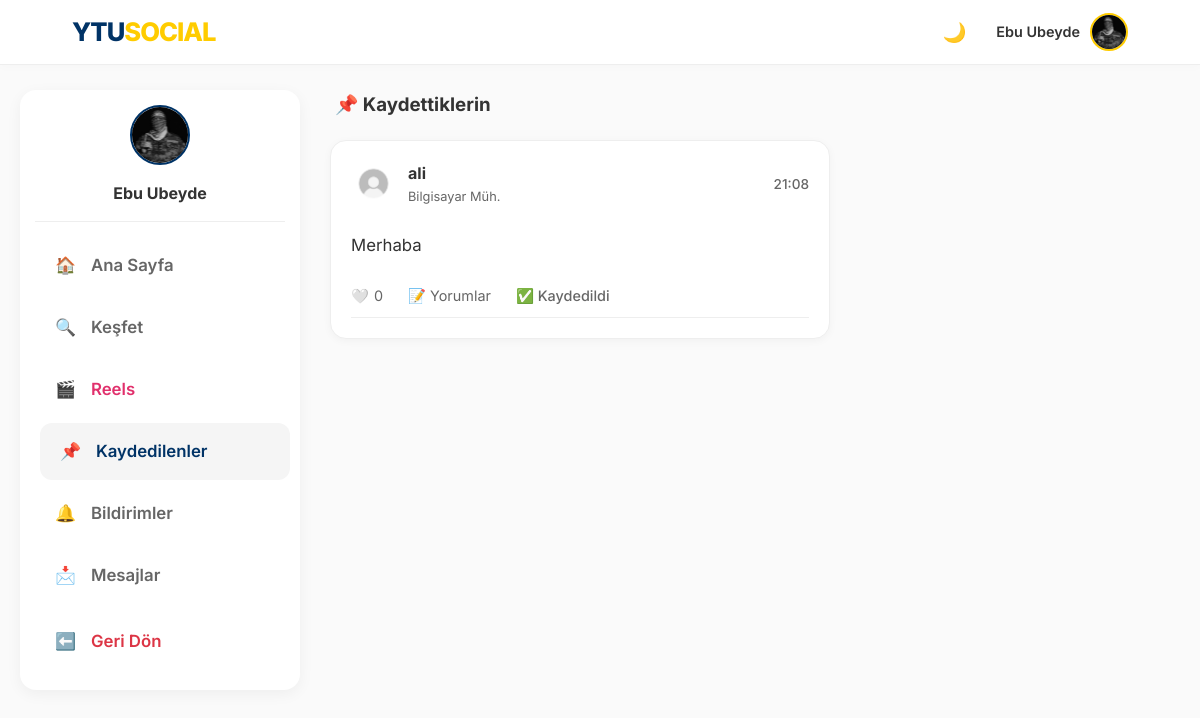
The app's page /saved (signed in) with its own data.
### app.py (models this page shows, shortened)
class User(UserMixin, db.Model):
    id = db.Column(db.Integer, primary_key=True)
    email = db.Column(db.String(120), unique=True, nullable=False)
    password = db.Column(db.String(200), nullable=False)
    username = db.Column(db.String(50), nullable=True)
    handle = db.Column(db.String(30), unique=True, nullable=True)
    stories = db.relationship('Story', backref='author', lazy=True)
    is_admin = db.Column(db.Boolean, default=False)
    department = db.Column(db.String(100), nullable=True)
    score = db.Column(db.Integer, default=0)
    bio = db.Column(db.String(200), nullable=True)
    profile_pic = db.Column(db.String(200), default='img/default_avatar.png')
    is_verified = db.Column(db.Boolean, default=False)
    otp_code = db.Column(db.String(6))
    ban_expiration = db.Column(db.DateTime, nullable=True)
    is_banned = db.Column(db.Boolean, default=False)
    posts = db.relationship('Post', backref='author', lazy=True)
    image_file = db.Column(db.String(20), nullable=True)
    comments = db.relationship('Comment', backref='author', lazy=True)
    messages_sent = db.relationship('Message', foreign_keys='Message.sender_id', backref='sender', lazy='dynamic')
    messages_received = db.relationship('Message', foreign_keys='Message.recipient_id', backref='recipient', lazy='dynamic')
    saved_posts = db.relationship('SavedPost', back_populates='user', lazy=True, cascade="all, delete-orphan")
    followed = db.relationship(
        'User', secondary=followers,
        primaryjoin=(followers.c.follower_id == id),
        secondaryjoin=(followers.c.followed_id == id),
        backref=db.backref('followers', lazy='dynamic'), lazy='dynamic'
    )

class Post(db.Model):
    id = db.Column(db.Integer, primary_key=True)
    content = db.Column(db.Text, nullable=True)
    poll = db.relationship('Poll', uselist=False, backref='post', cascade="all, delete-orphan")
    date_posted = db.Column(db.DateTime, nullable=False, default=get_turkey_time)
    image_file = db.Column(db.String(50), nullable=True)
    user_id = db.Column(db.Integer, db.ForeignKey('user.id'), nullable=False)
    liked_by = db.relationship('User', secondary=likes, backref=db.backref('liked_posts', lazy='dynamic'))
    comments = db.relationship('Comment', backref='post', lazy=True, cascade="all, delete-orphan")
    repost_of_id = db.Column(db.Integer, db.ForeignKey('post.id'), nullable=True)
    repost_of = db.relationship('Post', remote_side=[id], backref=db.backref('reposts', cascade='all, delete-orphan'))
    report_count = db.Column(db.Integer, default=0)

### app.py (the view)
@app.route('/saved')
@login_required
def saved_posts_list():
    posts = [saved.post for saved in current_user.saved_posts]
    posts.reverse()
    return render_template('saved_posts.html', posts=posts)

### app.py (called while the page is built)
@login_manager.user_loader
def load_user(user_id):
    return User.query.get(int(user_id))

@app.before_request
def check_ban():
    if current_user.is_authenticated:
        if current_user.is_banned or (current_user.ban_expiration and current_user.ban_expiration > datetime.now()):
            if request.endpoint not in ['logout', 'static', 'login']:
                logout_user()
                flash("🚫 Hesabınız yasaklandı veya uzaklaştırıldı.", "danger")
                return redirect(url_for('login'))

def get_trending_hashtags():
    posts = Post.query.with_entities(Post.content).all()
    hashtags = {}
    for post in posts:
        if post.content:
            found_tags = re.findall(r"#(\w+)", post.content.lower())
            for tag in found_tags:
                hashtags[tag] = hashtags.get(tag, 0) + 1
    sorted_tags = sorted(hashtags.items(), key=lambda x: x[1], reverse=True)
    return sorted_tags[:5]

@app.context_processor
def inject_global_data():
    trending = get_trending_hashtags()
    suggested = []
    if current_user.is_authenticated:
        followed_ids = [u.id for u in current_user.followed]
        followed_ids.append(current_user.id)
        suggested = User.query.filter(~User.id.in_(followed_ids)).order_by(db.func.random()).limit(5).all()
    return dict(trending_tags=trending, suggested_users=suggested)

@app.context_processor
def inject_notifications():
    if current_user.is_authenticated:
        notif_count = Notification.query.filter_by(user_id=current_user.id, is_read=False).count()
        msg_count = Message.query.filter_by(recipient_id=current_user.id, is_read=False).count()
        return dict(unread_count=notif_count, unread_msg_count=msg_count, online_users=list(ONLINE_USERS))
    return dict(unread_count=0, unread_msg_count=0, online_users=[])

@app.before_request
def start_timer():
    g.start = time.time()

@app.after_request
def log_response(response):
    if hasattr(g, 'start'):
        now = time.time()
        duration = round(now - g.start, 4)
        print(f"--- Sayfa Yükleme: {duration}s ---")
    return response

### templates/saved_posts.html (shortened to what this page needs)
<!DOCTYPE html>
<html lang="tr">
<head>
    <link rel="stylesheet" href="/static/style.css">
</head>
<body>
    {% include 'navbar_partial.html' ignore missing %}
    <div class="main-layout">
        <aside class="left-sidebar sticky-sidebar">
            <div class="club-card" style="border: none; padding: 15px;">
                <div style="text-align: center; margin-bottom: 15px; border-bottom: 1px solid var(--border-color); padding-bottom: 15px;">
                    <img src="/static/{{ current_user.profile_pic }}" style="width: 60px; height: 60px; border-radius: 50%; border: 2px solid var(--ytu-lacivert);">
                    <h3 style="margin-top: 8px; font-size: 1rem;">{{ current_user.username }}</h3>
                </div>
                <a href="{{ url_for('index') }}" class="sidebar-link"><span>🏠</span> Ana Sayfa</a>
                <a href="{{ url_for('explore') }}" class="sidebar-link"><span>🔍</span> Keşfet</a>
                <a href="{{ url_for('reels') }}" class="sidebar-link" style="color: #e1306c;"><span>🎬</span> Reels</a>
                <a href="{{ url_for('saved_posts_list') }}" class="sidebar-link active-link"><span>📌</span> Kaydedilenler</a>
                <a href="{{ url_for('notifications') }}" class="sidebar-link"><span>🔔</span> Bildirimler</a>
                <a href="{{ url_for('messages_inbox') }}" class="sidebar-link"><span>📩</span> Mesajlar</a>
                <a href="javascript:history.back()" class="sidebar-link link-danger" style="margin-top: 10px;"><span>⬅️</span> Geri Dön</a>
            </div>
        </aside>
        <main>
            <h3 style="margin-bottom: 20px; color: var(--text-color); padding-left: 5px;">📌 Kaydettiklerin</h3>
            {% for post in posts %}
            <div class="post-card">
                <div class="post-header">
                    <div class="post-author-info">
                        <img src="/static/{{ post.author.profile_pic }}" class="post-avatar">
                        <div>
                            <a href="{{ url_for('user_profile', handle=post.author.handle) }}" class="post-author-link">
                                <strong class="post-author-name">{{ post.author.username }}</strong>
                            </a>
                            <span class="post-author-dept">{{ post.author.department or 'Bölüm Yok' }}</span>
                        </div>
                    </div>
                    <small class="post-time">{{ post.date_posted.strftime('%H:%M') }}</small>
                </div>
                <div class="post-text">{{ post.content }}</div>
                <div class="post-actions">
                    <span class="action-item" onclick="likePost('{{ post.id }}', this)">
                        {% if current_user in post.liked_by %}❤️{% else %}🤍{% endif %}
                        <span class="like-count">{{ post.liked_by|length }}</span>
                    </span>
                    <a href="{{ url_for('index') }}#post-content-{{ post.id }}" class="action-item" style="text-decoration: none;">
                        📝 Yorumlar
                    </a>
                    <span class="action-item" onclick="savePost('{{ post.id }}', this)">
                        <span class="save-icon">✅ Kaydedildi</span>
                    </span>
                </div>
            </div>
            {% else %}
            <div class="empty-state">
                <div style="font-size: 3rem; margin-bottom: 10px; opacity: 0.5;">🔖</div>
                <p>Henüz hiçbir gönderiyi kaydetmedin.</p>
                <a href="/" class="btn-vote" style="text-decoration: none; display:inline-block; margin-top:10px;">Ana Sayfaya Dön</a>
            </div>
            {% endfor %}
        </main>
    </div>
</body>
</html>

### templates/navbar_partial.html (shortened to what this page needs)
<nav class="navbar">
    <a href="/" class="nav-logo">YTU<span>SOCIAL</span></a>
    <div class="nav-items" id="mobile-menu">
        <button type="button" onclick="toggleDarkMode()" id="theme-btn" title="Temayı Değiştir" style="background:none; border:none; cursor:pointer; font-size:1.2rem;">
            🌙
        </button>
        <div class="profile-menu" onclick="toggleProfileDropdown()">
            {% if current_user.is_authenticated %}
                <span style="font-weight: 600; font-size: 0.9rem;">{{ current_user.username }}</span>
                <img src="/static/{{ current_user.profile_pic }}" class="nav-avatar" alt="Profil">
            {% else %}
                <span style="font-weight: 600;">Misafir</span>
                <img src="/static/img/default_avatar.png" class="nav-avatar" alt="Misafir">
            {% endif %}
        </div>
    </div>
</nav>

### static/style.css (style rules this page uses)
:root { --ytu-lacivert: #003366; --ytu-sari: #ffcc00; --hata-kirmizi: #dc3545; --bg-light: #fafafa; --white: #ffffff; --shadow: 0 8px 25px rgba(0, 0, 0, 0.08); --bg-color: #fafafa; --card-bg: #ffffff; --text-color: #333; --text-muted: #666; --border-color: #eee; --input-bg: #fff; --link-hover: #f5f5f5; }
* { box-sizing: border-box; margin: 0; padding: 0; }
body { font-family: 'Inter', 'Segoe UI', Tahoma, sans-serif; background-color: var(--bg-color); color: var(--text-color); line-height: 1.6; transition: background-color 0.3s, color 0.3s; }
a { text-decoration: none; color: inherit; }
.navbar { position: fixed; top: 0; left: 0; right: 0; height: 65px; background: var(--card-bg); border-bottom: 1px solid var(--border-color); display: flex; justify-content: space-between; align-items: center; padding: 0 6%; z-index: 1000; box-shadow: 0 2px 10px rgba(0, 0, 0, 0.02); transition: background-color 0.3s; }
.nav-items { display: flex; align-items: center; gap: 20px; }
.nav-logo { font-size: 1.6rem; font-weight: 800; color: var(--ytu-lacivert); letter-spacing: -1px; }
.nav-logo span { color: var(--ytu-sari); }
.profile-menu { position: relative; display: flex; align-items: center; cursor: pointer; padding: 10px 0 10px 10px; }
.nav-avatar { width: 38px; height: 38px; border-radius: 50%; object-fit: cover; margin-left: 10px; border: 2px solid var(--ytu-sari); }
.main-layout { display: grid; grid-template-columns: 280px 1fr 320px; gap: 30px; max-width: 1250px; margin: 90px auto 30px; padding: 0 20px; }
.sticky-sidebar { position: sticky; top: 90px; height: fit-content; }
.sidebar-link { display: flex; align-items: center; gap: 15px; padding: 15px 20px; font-size: 1.05rem; font-weight: 600; color: var(--text-muted); border-radius: 12px; transition: 0.3s; margin-bottom: 5px; }
.sidebar-link:hover, .sidebar-link.active-link { background-color: var(--link-hover); color: var(--ytu-lacivert); transform: translateX(5px); }
.post-card { background: var(--card-bg); border-radius: 16px; padding: 20px; margin-bottom: 20px; box-shadow: 0 2px 8px rgba(0, 0, 0, 0.04); border: 1px solid var(--border-color); }
.post-header { display: flex; justify-content: space-between; align-items: center; margin-bottom: 15px; }
.club-card { background: var(--card-bg); border-radius: 16px; padding: 20px; box-shadow: 0 4px 15px rgba(0, 0, 0, 0.05); border: 1px solid var(--border-color); transition: all 0.3s cubic-bezier(0.4, 0, 0.2, 1); }
.post-author-info { display: flex; align-items: center; gap: 12px; }
.post-avatar { width: 45px; height: 45px; border-radius: 50%; object-fit: cover; }
.post-author-name { font-size: 1rem; color: var(--text-color); display: block; }
.post-author-dept { display: block; font-size: 0.8rem; color: var(--text-muted); }
.post-time { color: var(--text-muted); font-weight: 500; font-size: 0.85rem; margin-top: 2px; }
.post-text { padding: 10px 0; font-size: 1.05rem; white-space: pre-wrap; color: var(--text-color); }
.post-actions { display: flex; gap: 25px; margin-top: 15px; color: var(--text-muted); font-size: 0.9rem; border-bottom: 1px solid var(--border-color); padding-bottom: 10px; }
.action-item { cursor: pointer; display: flex; align-items: center; gap: 5px; }
.action-item .save-icon { font-weight: 500; transition: 0.2s; }
.link-danger { color: var(--hata-kirmizi) !important; }
.post-author-link { text-decoration: none; color: inherit; }

### records on screen
User: username "Ebu Ubeyde", profile_pic (picture)
Post: author.profile_pic (placeholder picture), author.username "ali", author "Bilgisayar Müh.", date_posted "21:08", content "Merhaba", liked_by|length "0"
